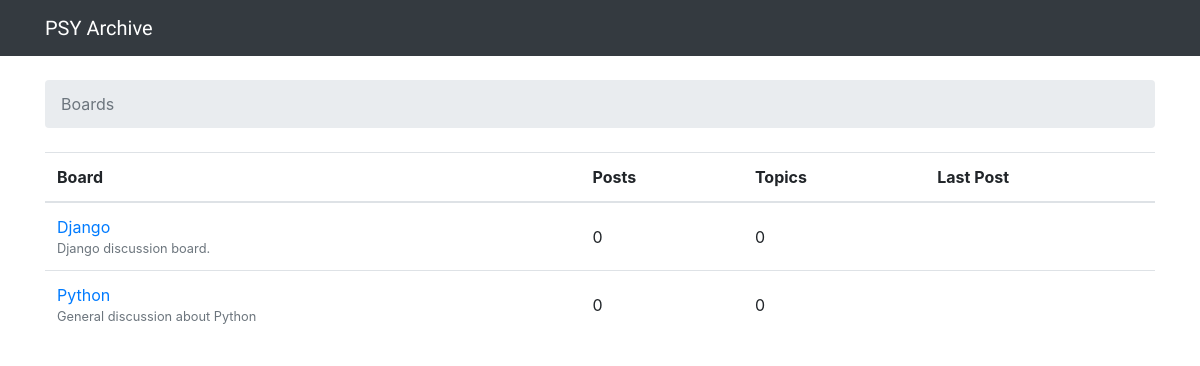
Before: / with the older database file.
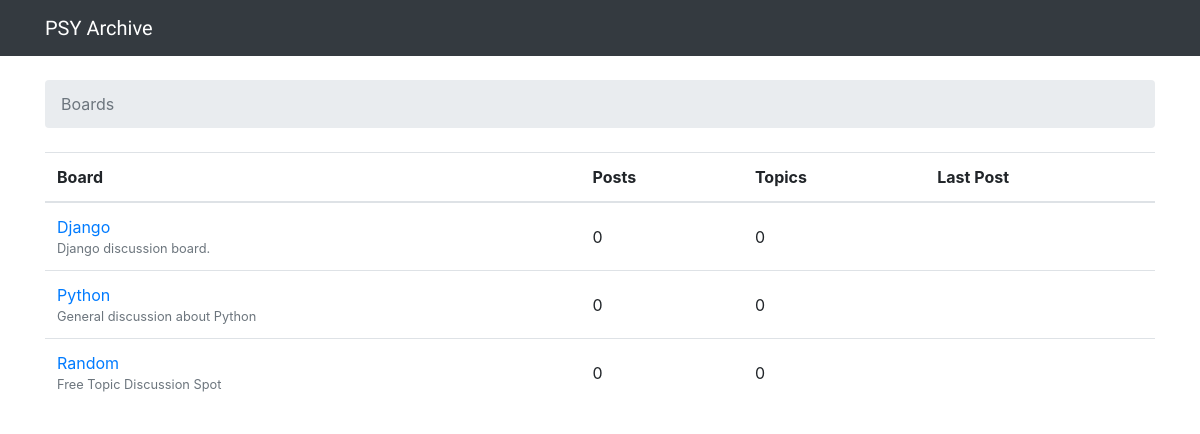
After: the same page with the newer database file.
### boards/models.py (models this page shows, shortened)
class Board(models.Model):
    name = models.CharField(max_length=30, unique=True)
    description = models.CharField(max_length=100)

### boards/views.py (the view)
# urls.py: 2. Add a URL to urlpatterns:  path('', views.home, name='home')
def home(request):
    boards = Board.objects.all()
    return render(request, 'home.html', {'boards': boards})

### templates/home.html
{% extends 'base.html' %}
{% block breadcrumb %}
  <li class="breadcrumb-item active">Boards</li>
{% endblock %}
{% block content %}
  <table class="table">
    <thead class="thead-inverse">
      <tr>
        <th>Board</th>
        <th>Posts</th>
        <th>Topics</th>
        <th>Last Post</th>
      </tr>
    </thead>
    <tbody>
      {% for board in boards %}
        <tr>
          <td>
            <a href="{% url 'board_topics' board.pk %}">{{ board.name }}</a>
            <small class="text-muted d-block">{{ board.description }}</small>
          </td>
          <td class="align-middle">0</td>
          <td class="align-middle">0</td>
          <td></td>
        </tr>
      {% endfor %}
    </tbody>
  </table>
{% endblock %}

### templates/base.html (shortened to what this page needs)
{% load static %}<!DOCTYPE html>
<html>
  <head>
    <link rel="stylesheet" href="{% static 'css/bootstrap.min.css' %}">
    <link rel="stylesheet" href="{% static 'css/app.css' %}">
  </head>
  <body>
    <nav class="navbar navbar-expand-lg navbar-dark bg-dark">
      <div class="container">
        <a class="navbar-brand" href="{% url 'home' %}">PSY Archive</a>
      </div>
    </nav>
    <div class="container">
      <ol class="breadcrumb my-4">
        {% block breadcrumb %}
        {% endblock %}
      </ol>
      {% block content %}
      {% endblock %}
    </div>
  </body>
</html>

### static/css/app.css (style rules this page uses)
.navbar-brand { font-family: 'Peralta', cursive; }

Changed rows visible on the page:
added Board: name "Random", description "Free Topic Discussion Spot"
